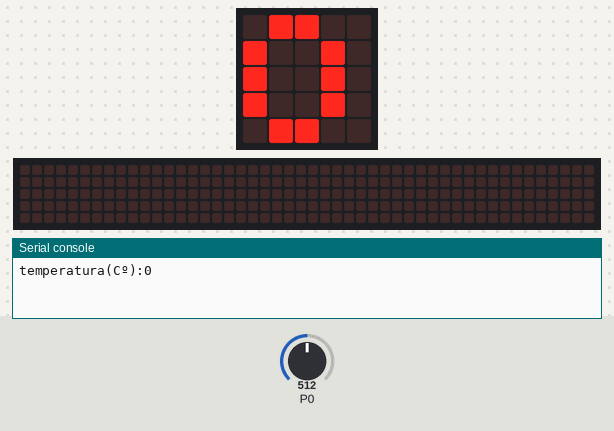
A program run on a simulated BBC micro:bit (MakeCode). Shown: the board's 5×5 LED display, a strip that is not on the board, showing the scrolling text unrolled, the last lines printed to the serial console. Inputs (shaded band) come from the test bench; at power-on: P0 = 512 (analog values on the 0–1023 scale). The 48×5 strip is a reading aid, not a part: it shows the text the display is scrolling, unrolled, one strip-width of it at a time.

Above: at 1.2 s.
1.3 s: P0 set to 1009
2.9 s: P0 set to 1023
At 3.56 s:
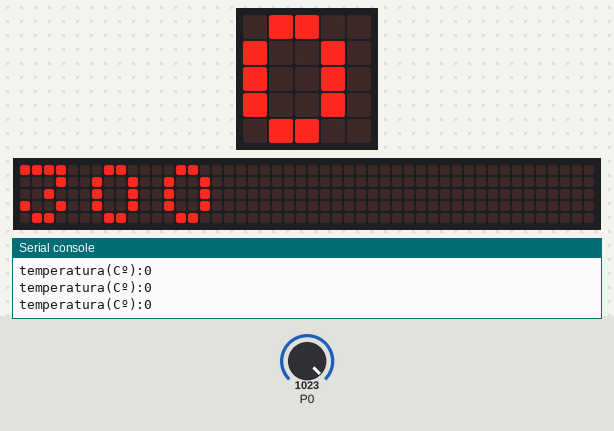
5.4 s: P0 set to 900
At 7.8 s:
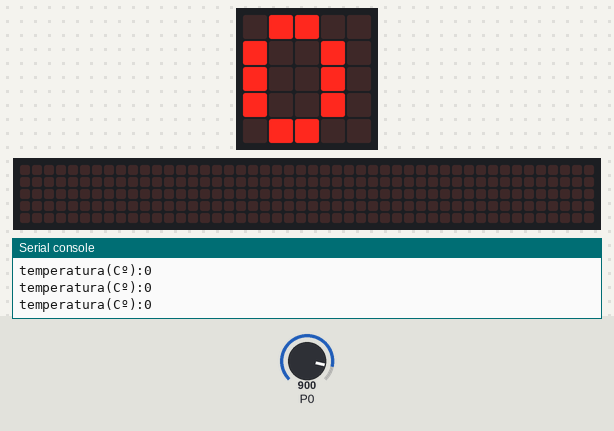
Timing chart, 0 to 9.3 s (numbered marks = the images above; inputs shaded):
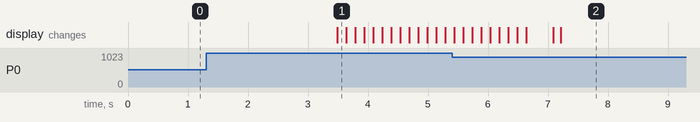

Measured:
- the behaviour switches between 1022 and 1023 on P0 (found by bisection; images 0 and 1)
- after the input at 2.9 s, the display: changes after 0.59 s (image 1)

The program:

main.ts
```typescript
let Temperatura = 0
led.enable(true)
basic.forever(function () {
    Temperatura = 300 * Math.idiv(pins.analogReadPin(AnalogPin.P0), 1023)
    basic.showNumber(Temperatura)
    basic.pause(100)
    serial.writeValue("temperatura(Cº)", 0)
})
```

test.ts
```typescript
// aquí va el archivo "tests"; esto no se compilará cuando este paquete se utilice como una extensión.
```
